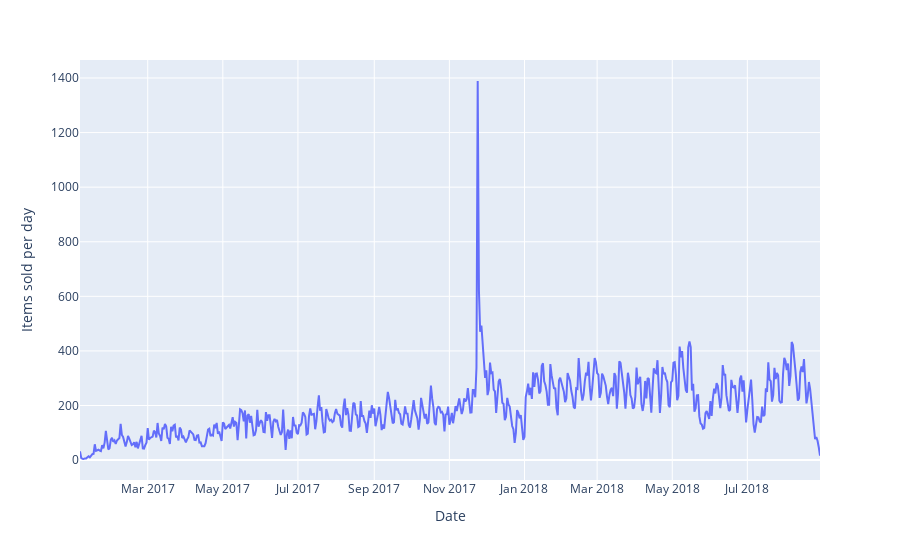

Notebook cell for this chart:
### Code cell
# ARIMA model
# Plot the data
px.line(df, x='date', y='sales',
       labels = {
           'date' : 'Date',
           'sales' : 'Items sold per day'
       })

### Figure 1 — Plotly figure (JSON) as saved in the notebook; plotly's stock layout.template omitted (floating-point values rounded to 4 significant figures; data arrays with more than 128 entries replaced by an {"elided": "..."} marker saying what was removed)
{"data": [{"hovertemplate": "Date=%{x}<br>Items sold per day=%{y}<extra></extra>", "legendgroup": "", "line": {"color": "#636efa", "dash": "solid"}, "mode": "lines", "name": "", "orientation": "v", "showlegend": false, "type": "scatter", "x": {"elided": "602 str values"}, "xaxis": "x", "y": {"elided": "602 int values"}, "yaxis": "y"}], "layout": {"legend": {"tracegroupgap": 0}, "margin": {"t": 60}, "xaxis": {"anchor": "y", "domain": [0, 1], "title": {"text": "Date"}}, "yaxis": {"anchor": "x", "domain": [0, 1], "title": {"text": "Items sold per day"}}}}
